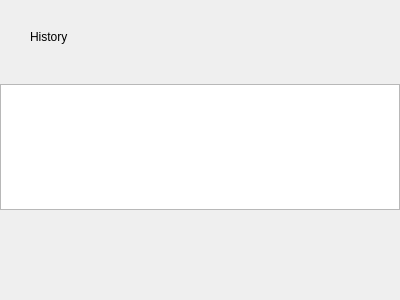
<?xml version="1.0" encoding="UTF-8"?>
<ui version="4.0">
 <class>HistoryWidget</class>
 <widget class="QWidget" name="HistoryWidget">
  <property name="geometry">
   <rect>
    <x>0</x>
    <y>0</y>
    <width>400</width>
    <height>300</height>
   </rect>
  </property>
  <property name="windowTitle">
   <string notr="true">History</string>
  </property>
  <property name="qss_tags" stdset="0">
   <stringlist notr="true">
    <string>xlet_frame</string>
   </stringlist>
  </property>
  <layout class="QVBoxLayout" name="verticalLayout_2">
   <property name="spacing">
    <number>0</number>
   </property>
   <property name="leftMargin">
    <number>0</number>
   </property>
   <property name="topMargin">
    <number>30</number>
   </property>
   <property name="rightMargin">
    <number>0</number>
   </property>
   <property name="bottomMargin">
    <number>90</number>
   </property>
   <item>
    <layout class="QVBoxLayout" name="verticalLayout">
     <property name="spacing">
      <number>0</number>
     </property>
     <property name="leftMargin">
      <number>30</number>
     </property>
     <property name="rightMargin">
      <number>30</number>
     </property>
     <property name="bottomMargin">
      <number>40</number>
     </property>
     <item>
      <widget class="QLabel" name="history_label">
       <property name="text">
        <string>History</string>
       </property>
       <property name="indent">
        <number>0</number>
       </property>
       <property name="qss_tags" stdset="0">
        <stringlist notr="true">
         <string>xlet_h1</string>
        </stringlist>
       </property>
      </widget>
     </item>
     <item>
      <widget class="HorizontalMenu" name="menu" native="true"/>
     </item>
    </layout>
   </item>
   <item>
    <widget class="HistoryView" name="history_table"/>
   </item>
  </layout>
 </widget>
 <customwidgets>
  <customwidget>
   <class>HorizontalMenu</class>
   <extends>QWidget</extends>
   <header location="global">xletlib/horizontal_menu.h</header>
   <container>1</container>
  </customwidget>
  <customwidget>
   <class>HistoryView</class>
   <extends>QTableView</extends>
   <header location="global">xlets/history/history_view.h</header>
  </customwidget>
 </customwidgets>
 <resources/>
 <connections/>
</ui>
